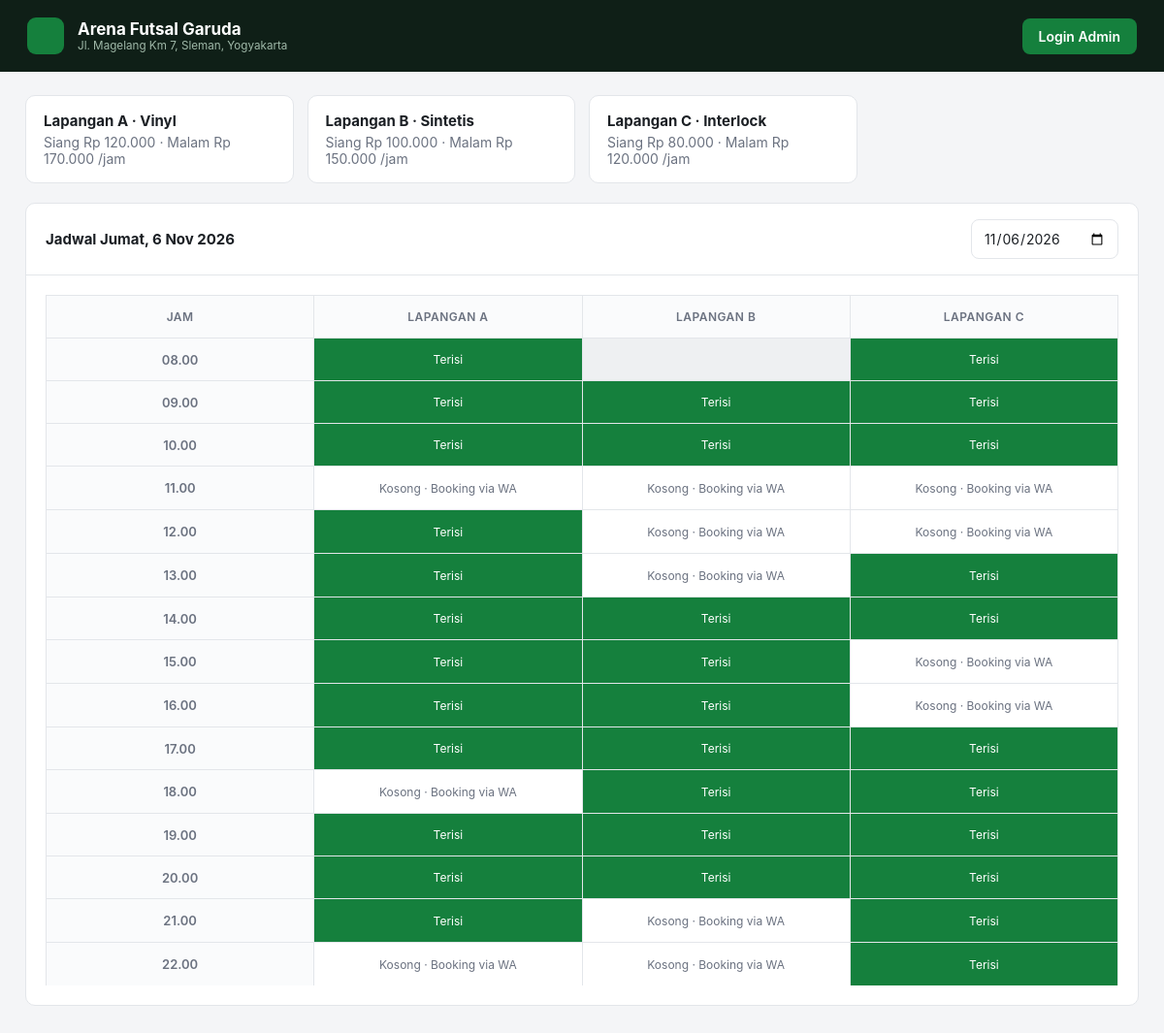
The page /index.php?page=publik on the database its author committed.
### tables this page shows
CREATE TABLE pengaturan (
  id INT PRIMARY KEY,
  nama_usaha VARCHAR(100) NOT NULL,
  alamat VARCHAR(255),
  telepon VARCHAR(30),
  jam_buka TINYINT NOT NULL DEFAULT 8,
  jam_tutup TINYINT NOT NULL DEFAULT 23,
  jam_malam TINYINT NOT NULL DEFAULT 17,
  min_dp_persen TINYINT NOT NULL DEFAULT 50
);

CREATE TABLE lapangan (
  id INT AUTO_INCREMENT PRIMARY KEY,
  nama VARCHAR(50) NOT NULL,
  jenis ENUM('Vinyl','Sintetis','Interlock','Parket') NOT NULL DEFAULT 'Sintetis',
  ukuran VARCHAR(30),
  harga_siang INT NOT NULL,
  harga_malam INT NOT NULL,
  status ENUM('aktif','perbaikan') NOT NULL DEFAULT 'aktif',
  keterangan VARCHAR(255),
  created_at TIMESTAMP DEFAULT CURRENT_TIMESTAMP
);

### index.php (called while the page is built, shortened)
<?php
require __DIR__ . '/includes/bootstrap.php';
$routes = [
    'login'           => 'pages/login.php',
    'logout'          => 'pages/logout.php',
    'publik'          => 'pages/publik.php',
    'dashboard'       => 'pages/dashboard.php',
    'jadwal'          => 'pages/jadwal.php',
    'booking'         => 'pages/booking/index.php',
    'booking.baru'    => 'pages/booking/baru.php',
    'booking.bayar'   => 'pages/booking/bayar.php',
    'booking.status'  => 'pages/booking/status.php',
    'booking.struk'   => 'pages/booking/struk.php',
    'lapangan'        => 'pages/lapangan/index.php',
    'lapangan.form'   => 'pages/lapangan/form.php',
    'pelanggan'       => 'pages/pelanggan/index.php',
    'pelanggan.form'  => 'pages/pelanggan/form.php',
    'laporan'         => 'pages/laporan.php',
    'pengaturan'      => 'pages/pengaturan.php',
];
$page = $_GET['page'] ?? 'dashboard';
require __DIR__ . '/' . $routes[$page];

### pages/publik.php (the view, shortened to what this page needs)
<?php
$set = setting();
$tanggal = $_GET['tanggal'] ?? date('Y-m-d');
$lapangan = q("SELECT * FROM lapangan WHERE status = 'aktif' ORDER BY nama")->fetchAll();
$terpakai = [];
foreach (q("SELECT lapangan_id, jam_mulai, jam_selesai FROM booking WHERE tanggal = ? AND status <> 'batal'", [$tanggal])->fetchAll() as $b) {
    for ($h = $b['jam_mulai']; $h < $b['jam_selesai']; $h++) $terpakai[$b['lapangan_id']][$h] = true;
}
$wa = preg_replace('/^0/', '62', preg_replace('/\D/', '', $set['telepon']));
$hari = ['Minggu', 'Senin', 'Selasa', 'Rabu', 'Kamis', 'Jumat', 'Sabtu'][date('w', strtotime($tanggal))];
?>
<!DOCTYPE html>
<html lang="id">
<head>
    <link rel="stylesheet" href="assets/css/style.css">
</head>
<body>
<header class="public-top">
    <span class="brand-mark"><?= icon('goal', 20) ?></span>
    <div class="grow"><strong><?= e($set['nama_usaha']) ?></strong><small><?= e($set['alamat']) ?></small></div>
    <a class="btn btn-primary" href="<?= url('login') ?>">Login Admin</a>
</header>
<div class="public-wrap">
    <div class="price-list">
        <?php foreach ($lapangan as $l): ?>
            <div class="card"><strong><?= e($l['nama']) ?> · <?= e($l['jenis']) ?></strong>
                <span class="muted">Siang <?= rupiah($l['harga_siang']) ?> · Malam <?= rupiah($l['harga_malam']) ?> /jam</span></div>
        <?php endforeach; ?>
    </div>
    <div class="card">
        <div class="card-head">
            <h2>Jadwal <?= $hari ?>, <?= tgl($tanggal) ?></h2>
            <form class="date-nav" method="get">
                <input type="date" name="tanggal" min="<?= date('Y-m-d') ?>" value="<?= e($tanggal) ?>" onchange="this.form.submit()">
            </form>
        </div>
        <div class="card-body schedule">
            <table>
                <thead><tr><th>Jam</th><?php foreach ($lapangan as $l): ?><th><?= e($l['nama']) ?></th><?php endforeach; ?></tr></thead>
                <tbody>
                <?php for ($h = (int) $set['jam_buka']; $h < (int) $set['jam_tutup']; $h++):
                    $lewat = $tanggal === date('Y-m-d') && $h <= (int) date('G'); ?>
                    <tr><td class="time"><?= jam($h) ?></td>
                        <?php foreach ($lapangan as $l): ?>
                            <?php if (!empty($terpakai[$l['id']][$h])): ?>
                                <td class="slot-booked" style="text-align:center">Terisi</td>
                            <?php elseif ($lewat): ?>
                                <td class="slot-off"></td>
                            <?php else:
                                $text = "Halo, saya mau booking {$l['nama']} tanggal " . tgl($tanggal) . ' jam ' . jam($h) . '. Apakah masih kosong?'; ?>
                                <td class="slot-free"><a target="_blank" href="https://wa.me/<?= $wa ?>?text=<?= rawurlencode($text) ?>">Kosong · Booking via WA</a></td>
                            <?php endif; ?>
                        <?php endforeach; ?>
                    </tr>
                <?php endfor; ?>
                </tbody>
            </table>
        </div>
    </div>
</div>
</body>
</html>

### includes/bootstrap.php (shortened to what this page needs)
<?php
function db(): PDO
{
    static $pdo = null;
    if ($pdo === null) {
        $c = require __DIR__ . '/../config/database.php';
        $dsn = "mysql:host={$c['host']};port={$c['port']};dbname={$c['database']};charset=utf8mb4";
        try {
            $pdo = new PDO($dsn, $c['username'], $c['password'], [
                PDO::ATTR_ERRMODE => PDO::ERRMODE_EXCEPTION,
                PDO::ATTR_DEFAULT_FETCH_MODE => PDO::FETCH_ASSOC,
            ]);
        } catch (PDOException $e) {
            die('<h3>Koneksi database gagal.</h3><p>Cek config/database.php dan pastikan database <b>'
                . htmlspecialchars($c['database']) . '</b> sudah di-import.</p>');
        }
    }
    return $pdo;
}
function q(string $sql, array $params = []): PDOStatement
{
    $st = db()->prepare($sql);
    $st->execute($params);
    return $st;
}
function e($v): string
{
    return htmlspecialchars((string) $v, ENT_QUOTES, 'UTF-8');
}
function rupiah($n): string
{
    return 'Rp ' . number_format((int) $n, 0, ',', '.');
}
function tgl($date): string
{
    $bulan = ['', 'Jan', 'Feb', 'Mar', 'Apr', 'Mei', 'Jun', 'Jul', 'Agu', 'Sep', 'Okt', 'Nov', 'Des'];
    $t = strtotime($date);
    return date('j', $t) . ' ' . $bulan[(int) date('n', $t)] . ' ' . date('Y', $t);
}
function url(string $page = 'dashboard', array $params = []): string
{
    return 'index.php?' . http_build_query(['page' => $page] + $params);
}
function setting(): array
{
    static $s = null;
    return $s ??= q('SELECT * FROM pengaturan WHERE id = 1')->fetch() ?: [];
}
function icon(string $name, int $size = 18): string
{
    $p = $paths[$name] ?? '';
    return '<svg class="ic" width="' . $size . '" height="' . $size . '" viewBox="0 0 24 24" fill="none" stroke="currentColor" stroke-width="2" stroke-linecap="round" stroke-linejoin="round">' . $p . '</svg>';
}
function jam(int $h): string
{
    return str_pad((string) $h, 2, '0', STR_PAD_LEFT) . '.00';
}

### assets/css/style.css (style rules this page uses)
:root { --bg: #f4f5f7; --surface: #ffffff; --border: #e3e6ea; --text: #1b1f24; --muted: #6b7280; --primary: #15803d; --primary-dark: #116632; --primary-soft: #e3f4e8; --green: #15803d; --green-soft: #e7f6ec; --blue: #1f4fd8; --blue-soft: #e8eefc; --amber: #b45309; --amber-soft: #fdf3e2; --red: #b91c1c; --red-soft: #fdeaea; --gray: #4b5563; --gray-soft: #eef0f2; --sidebar: #0f1f17; --radius: 10px; }
* { box-sizing: border-box; }
body { margin: 0; font-family: -apple-system, "Segoe UI", Roboto, "Helvetica Neue", Arial, sans-serif; font-size: 14px; color: var(--text); background: var(--bg); }
a { color: var(--primary); text-decoration: none; }
.ic { flex-shrink: 0; vertical-align: middle; }
.grow { flex: 1; min-width: 0; }
.muted { color: var(--muted); }
.brand-mark { width: 38px; height: 38px; border-radius: 9px; background: var(--primary); color: #fff; display: grid; place-items: center; }
.card { background: var(--surface); border: 1px solid var(--border); border-radius: var(--radius); }
.card-head { display: flex; justify-content: space-between; align-items: center; padding: 16px 20px; border-bottom: 1px solid var(--border); gap: 12px; flex-wrap: wrap; }
.card-head h2 { font-size: 15px; margin: 0; }
.card-body { padding: 20px; }
.btn { display: inline-flex; align-items: center; gap: 8px; padding: 9px 16px; border-radius: 8px; border: 1px solid transparent; font: inherit; font-weight: 600; cursor: pointer; white-space: nowrap; }
.btn-primary { background: var(--primary); color: #fff; }
table { width: 100%; border-collapse: collapse; }
th, td { padding: 12px 20px; text-align: left; border-bottom: 1px solid var(--border); vertical-align: middle; }
th { font-size: 12px; text-transform: uppercase; letter-spacing: .04em; color: var(--muted); font-weight: 600; background: #fafbfc; }
tr:last-child td { border-bottom: 0; }
input[type=text], input[type=number], input[type=date], input[type=password], input[type=search], select, textarea { width: 100%; padding: 10px 12px; border: 1px solid var(--border); border-radius: 8px; font: inherit; background: #fff; color: var(--text); }
.schedule { overflow-x: auto; }
.schedule table { min-width: 720px; table-layout: fixed; }
.schedule th, .schedule td { padding: 0; border: 1px solid var(--border); text-align: center; height: 44px; }
.schedule th { padding: 10px 6px; }
.schedule td.time { width: 78px; font-weight: 600; color: var(--muted); font-size: 13px; background: #fafbfc; }
.slot-free a { display: flex; height: 44px; align-items: center; justify-content: center; color: var(--muted); font-size: 12px; }
.slot-booked { background: var(--primary); color: #fff; font-size: 12px; padding: 4px 6px !important; vertical-align: middle; line-height: 1.25; }
.slot-off { background: #eef0f2; color: var(--muted); font-size: 12px; }
.date-nav { display: flex; gap: 8px; align-items: center; }
.date-nav input { width: auto; }
.public-top { background: var(--sidebar); color: #fff; padding: 18px 28px; display: flex; align-items: center; gap: 14px; }
.public-top strong { font-size: 17px; }
.public-top small { color: #9fb8a8; display: block; }
.public-top .grow + a { color: #fff; }
.public-wrap { max-width: 1180px; margin: 0 auto; padding: 24px 16px 40px; }
.price-list { display: grid; grid-template-columns: repeat(auto-fill, minmax(240px, 1fr)); gap: 14px; margin-bottom: 20px; }
.price-list .card { padding: 16px 18px; }
.price-list strong { display: block; font-size: 15px; margin-bottom: 4px; }

### rows shown on the page
pengaturan: nama_usaha "Arena Futsal Garuda", alamat "Jl. Magelang Km 7, Sleman, Yogyakarta", jam_buka "08.00"
lapangan: nama "Lapangan A", jenis "Vinyl", harga_siang "Rp 120.000", harga_malam "Rp 170.000", nama "LAPANGAN A", shows "Terisi"
lapangan: nama "Lapangan B", jenis "Sintetis", harga_siang "Rp 100.000", harga_malam "Rp 150.000", nama "LAPANGAN B", shows "Terisi"
lapangan: nama "Lapangan C", jenis "Interlock", harga_siang "Rp 80.000", harga_malam "Rp 120.000", nama "LAPANGAN C", shows "Terisi"

### other values the page prints
$hari "Jumat"
tgl($tanggal) "6 Nov 2026"
jam($h) "09.00"
jam($h) "10.00"
jam($h) "11.00"
jam($h) "12.00"
jam($h) "13.00"
jam($h) "14.00"
jam($h) "15.00"
jam($h) "16.00"
jam($h) "17.00"
jam($h) "18.00"
jam($h) "19.00"
jam($h) "20.00"
jam($h) "21.00"
